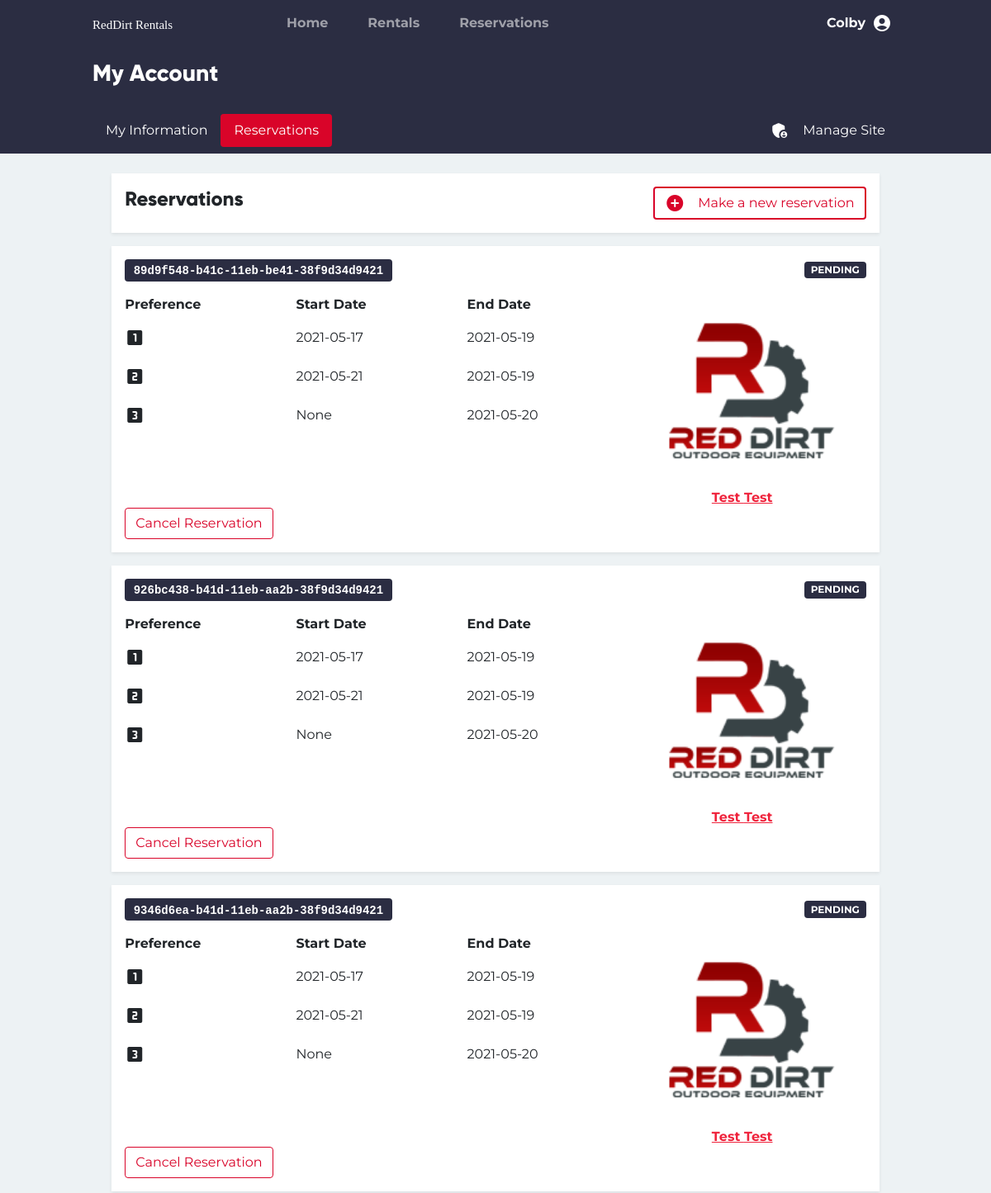
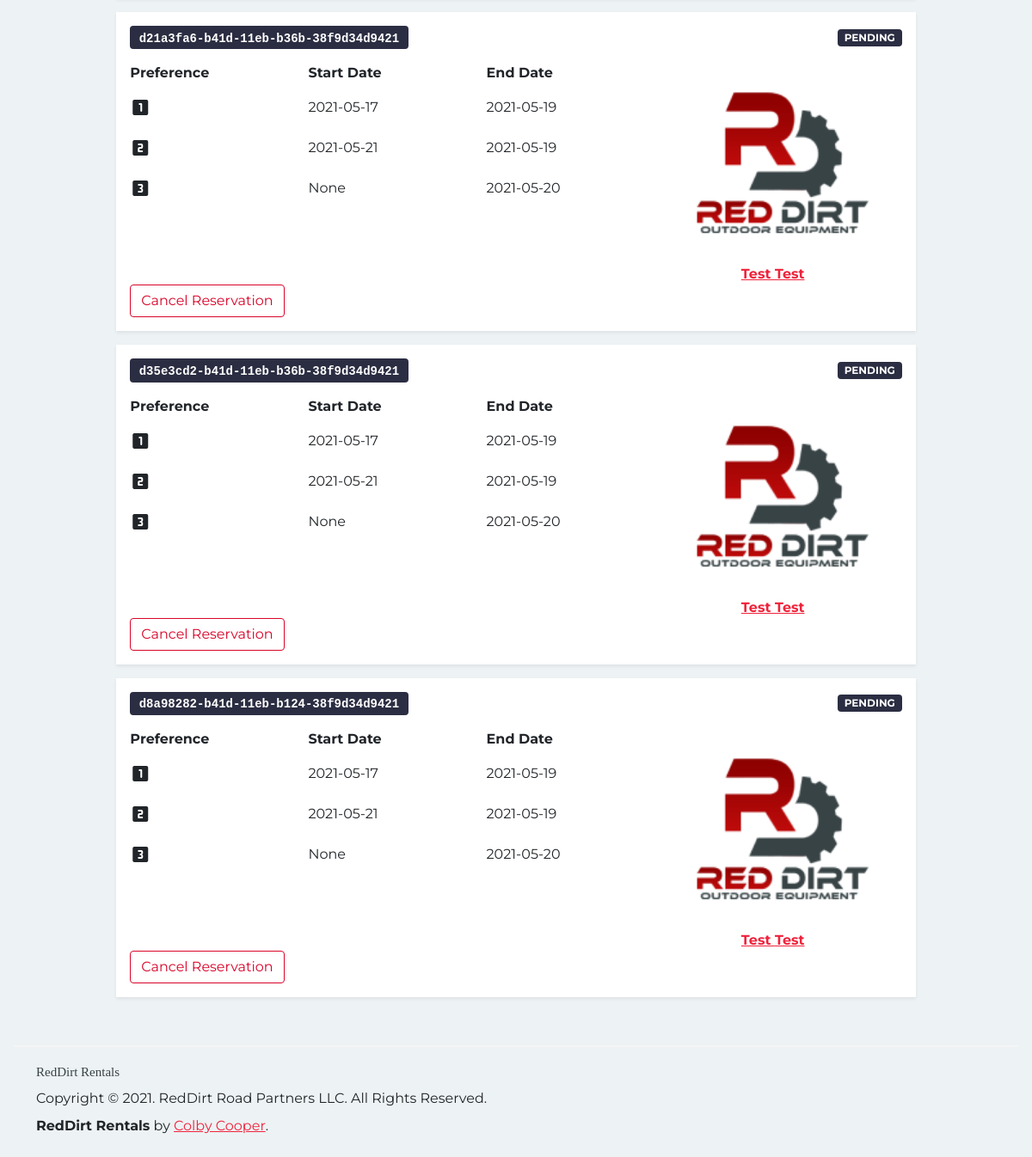
Screenshot of /account/reservations (signed in) with the database file from the repository (2 pictures, top to bottom).
### tables this page shows
CREATE TABLE users (
    id INTEGER PRIMARY KEY AUTOINCREMENT,
    firstname TEXT NOT NULL,
    lastname TEXT NOT NULL,
    phonenumber TEXT NOT NULL,
    email TEXT NOT NULL,
    password BLOB NOT NULL,
    groups TEXT NOT NULL,
    address TEXT NOT NULL,
    city TEXT NOT NULL,
    state TEXT NOT NULL,
    zip TEXT NOT NULL
);

CREATE TABLE reservations (
    id INTEGER PRIMARY KEY AUTOINCREMENT,
    
    confirmation_num TEXT NOT NULL,
    rental_id INT NOT NULL,
    customer_id INT NOT NULL,
    
    pref_start_1 DATE NOT NULL,
    pref_start_2 DATE NOT NULL,
    pref_start_3 DATE NOT NULL,
    pref_end_1 DATE NOT NULL,
    pref_end_2 DATE NOT NULL,
    pref_end_3 DATE NOT NULL,

    status TEXT DEFAULT 'PENDING'
, est_hours TEXT);

CREATE TABLE inventory (
    id INTEGER PRIMARY KEY AUTOINCREMENT,
    category TEXT,
    make TEXT,
    model TEXT,
    fuel_type TEXT,
    horsepower TEXT, 
    deck_size TEXT,
    implements TEXT,
    stock TEXT,
    drive TEXT,
    rate FLOAT,
    image_paths BLOB,
    job_category TEXT,
    price_range TEXT, 
    is_available INTEGER DEFAULT 1,
    available_on DATE,
    rented_by TEXT,
    rent_queue TEXT,
    is_shown INTEGER DEFAULT 1,
    description TEXT,
    features TEXT
);

### rentals_app/account.py (the view)
@account.route('/reservations')
@login_required
def reservations():
    con, cur = helpers.connect_to_db()
    resv_sql = "SELECT * FROM reservations WHERE customer_id = '{}';".format(g.user.userid)
    try:
        reservations = cur.execute(resv_sql).fetchall()
        rental_ids = list()
        for x in reservations:
            rental_ids.append(x[2])
        rentals = dict()
        for id in rental_ids:
            rentals[str(id)] = Rental().find_rental(id)
            rentals[str(id)].image_paths = rentals[str(id)].image_paths[2:len(rentals[str(id)].image_paths)-2]
        return render_template('account/reservations.html', reservations=reservations, rentals=rentals)
    except Exception as ex:
        print(ex)
        raise ex
    finally:
        con.close()

### rentals_app/auth.py (called while the page is built)
@auth.before_app_request
def fetch_current_user():
    userid = session.get('userid')
    if userid is None:
        g.user = None
    else:
        g.user = User.find_user(userid)

def login_required(view):
    @functools.wraps(view)
    def wrapped_view(**kwargs):
        if g.user is None:
            return redirect(url_for('auth.login'))
        if session.get('expire') < datetime.now():
            session.clear()
            flash('We care about your security. Please login again.')
            return redirect(url_for('auth.login'))
        return view(**kwargs)
    return wrapped_view

### rentals_app/helpers.py (called while the page is built)
def connect_to_db():
    con = sqlite3.connect('/Users/colby/RedDirtRentals/database.db')
    return con, con.cursor()

### rentals_app/models/user.py (called while the page is built)
    def find_user(id) -> object:
        con, cur = helpers.connect_to_db()
        sql ="""
        SELECT * FROM users WHERE id='{}'
        """.format(id)
        try:
            db = cur.execute(sql).fetchone()
            con.commit()
            return User(
                userid=db[0],
                firstname=db[1],
                lastname=db[2],
                phonenumber=db[3],
                email=db[4],
                password=db[5],
                groups=db[6],
                address=db[7],
                city=db[8],
                state=db[9],
                zip=db[10]
            )
        except Exception as ex:
            con.rollback()
            raise ex
        finally:
            con.close()

### rentals_app/templates/account/reservations.html (shortened to what this page needs)
{% extends "Base.html" %}
{% block content %}
<div class="container-fluid bg-dark">
    <div class="row">
        <div class="col-md-10 mx-auto">
            <h3 class="text-white py-3 fw-bold">My Account</h3>
        </div>
    </div>
</div>
<div class="container-fluid bg-dark">
    <div class="row">
        <div class="col-md-10 mx-auto my-2">
            <ul class="nav nav-pills"
                id="account_tabs_root">
                <li class="nav-item">
                    <a class="nav-link text-white"
                       aria-current="page"
                       id="tab_switcher_index"
                       href="{{url_for('account.index')}}">My Information</a>
                </li>
                <li class="nav-item">
                    <a class="nav-link text-white bg-info"
                       id="tab_switcher_reservations"
                       href="{{url_for('account.reservations')}}">Reservations</a>
                </li>
                {% if g.user.groups == "admin" %}
                <li class="nav-item ms-auto">
                    <a class="nav-link text-white d-flex flex-row"
                       href="{{url_for('admin.root')}}">
                        <span class="material-icons-round me-3">
                        </span>
                        Manage Site
                    </a>
                </li>
                {% endif %}
            </ul>
        </div>
    </div>
</div>
<div class="container-fluid">
    <div class="row mx-3">
        <div class="col-md-10 mx-auto my-4">
            <div class="p-3 bg-white shadow-sm d-flex flex-row align-items-center">
                <h4 class="card-title flex-grow-1 fw-bold">Reservations</h4>
                <a href="{{url_for('Rentals.all_rentals')}}"
                   class="btn btn-outline-info border-2 border-info d-flex flex-row">
                    <span class="material-icons-round me-3">
                    </span>
                    Make a new reservation
                </a>
            </div>
            {% if reservations %}
            {% for reservation in reservations %}
            <ul class="list-group list-group-flush bg-white shadow-sm my-3">
                <li class="list-group-item py-3">
                    <div class="d-flex flex-column">
                        <div class="d-flex flex-row justify-content-between align-items-center">
                            <p class="badge bg-dark fs-6"><code class="text-white">{{reservation[1]}}</code></p>
                            <p class="badge bg-dark">{{reservation[10]}}
                        </div>
                        <div class="d-flex">
                            <div class="flex-grow-1">
                                <div class="row fw-bold">
                                    <p class="col">Preference</p>
                                    <p class="col">Start Date</p>
                                    <p class="col">End Date</p>
                                </div>
                                <div class="row">
                                    <p class="col">
                                        <span class="material-icons-round">
                                        </span>
                                    </p>
                                    <p class="col">{{reservation[4]}}</p>
                                    <p class="col">{{reservation[5]}}</p>
                                </div>
                                <div class="row">
                                    <p class="col">
                                        <span class="material-icons-round">
                                        </span>
                                    </p>
                                    <p class="col">{{reservation[6]}}</p>
                                    <p class="col">{{reservation[7]}}</p>
                                </div>
                                <div class="row">
                                    <p class="col">
                                        <span class="material-icons-round">
                                        </span>
                                    </p>
                                    <p class="col">{{reservation[8]}}</p>
                                    <p class="col">{{reservation[9]}}</p>
                                </div>
                            </div>
                            <div class="d-flex flex-column align-items-center">
                                {% set rental = rentals['%s' % reservation[2]] %}
                                {% set path = rental['image_paths'] %}
                                <img src="/static/uploads/{{path}}"
                                     class="img-fluid align-self-end"
                                     style="height: auto; width: 300px;">
                                <p class="mb-0 fw-bold">
                                    <a href="{{url_for('Rentals.details', id=reservation[2]) }}">
                                        {{ rental['make'] }} {{ rental['model'] }}
                                    </a>
                                </p>
                            </div>
                        </div>
                    </div>
                    <a href="#"
                       class="btn btn-outline-danger">Cancel Reservation</a>
                </li>
            </ul>
            {% endfor %}
            {% endif %}
        </div>
    </div>
</div>
{% endblock %}

### rentals_app/templates/base.html (shortened to what this page needs)
<!doctype html>
<html lang="en">
<head>
    <link rel="stylesheet"
          href="{{url_for('static', filename='global.css')}}">
</head>
<body class="bg-light">
    <div class="row mx-0 bg-dark">
        <div class="col-md-10 mx-auto">
            <nav class="navbar navbar-expand-lg navbar-dark bg-dark">
                <a href="{{url_for('index.root')}}"
                   class="navbar-brand">
                    <img src="{{ url_for('static', filename='img/logo_white.svg') }}">
                </a>
                <div class="collapse navbar-collapse"
                     id="nav_main">
                    <ul class="navbar-nav w-100">
                        <li class="nav-item mx-3">
                            <a class="nav-link fw-bold {%if url_for(request.endpoint, id=0) == '/'%}active{%endif%}"
                               aria-current="page"
                               href="{{ url_for('index.root') }}">Home</a>
                        </li>
                        <li class="nav-item px-3">
                            <a class="nav-link fw-bold {%if '/rentals/' in url_for(request.endpoint, id=0)%}active{%endif%}"
                               href="{{url_for('Rentals.all_rentals')}}">Rentals</a>
                        </li>
                        <li class="nav-item mx-3 {%if '/account/reservations/' in url_for(request.endpoint, id=0)%}active{%endif%}">
                            <a class="nav-link fw-bold"
                               href="{{url_for('account.reservations', id=None)}}">Reservations</a>
                        </li>
                        {% if g.user != None %}
                        <li class="nav-item dropdown dropdown-dark ms-lg-auto">
                            <a class="nav-link dropdown-toggle d-flex flex-row align-items-center fw-bold {%if '/account' in url_for(request.endpoint, id=0)%}active{%endif%}"
                               href="#"
                               data-bs-toggle="dropdown"
                               aria-expanded="false">
                                <span class="me-2">{{g.user.firstname}}</span>
                                <span class="material-icons-round">
                                </span>
                            </a>
                        </li>
                        {% endif %}
                    </ul>
                </div>
            </nav>
        </div>
    </div>
    {% block content %} {% endblock %}
    <footer class="p-3">
        <div style="border-top: 2px solid whitesmoke;"></div>
        <div class="container mt-3">
            <img src="{{ url_for('static', filename='img/logo_dark.svg') }}"
                 class="img-fluid">
            <p class="mt-2 mb-2">Copyright &copy; 2021. RedDirt Road Partners LLC. All Rights Reserved.</p>
            <p class="mb-2"><strong>RedDirt Rentals</strong> by <a href="mailto:ccooper@reddirtequipment.com">Colby Cooper</a>.</p>
        </div>
    </footer>
</body>
</html>

### rentals_app/templates/base.html (style rules this page uses)
.dropdown-toggle::after { content: none; }

### rows the page displays
users: user.firstname "Colby"
reservations: confirmation_num "89d9f548-b41c-11eb-be41-38f9d34d9421", status "PENDING", pref_start_1 "2021-05-17", pref_start_2 "2021-05-19", pref_start_3 "2021-05-21", pref_end_1 "2021-05-19", pref_end_2 "None", pref_end_3 "2021-05-20"
inventory: make "Test", model "Test"
reservations: confirmation_num "926bc438-b41d-11eb-aa2b-38f9d34d9421", status "PENDING", pref_start_1 "2021-05-17", pref_start_2 "2021-05-19", pref_start_3 "2021-05-21", pref_end_1 "2021-05-19", pref_end_2 "None", pref_end_3 "2021-05-20"
reservations: confirmation_num "9346d6ea-b41d-11eb-aa2b-38f9d34d9421", status "PENDING", pref_start_1 "2021-05-17", pref_start_2 "2021-05-19", pref_start_3 "2021-05-21", pref_end_1 "2021-05-19", pref_end_2 "None", pref_end_3 "2021-05-20"
reservations: confirmation_num "d21a3fa6-b41d-11eb-b36b-38f9d34d9421", status "PENDING", pref_start_1 "2021-05-17", pref_start_2 "2021-05-19", pref_start_3 "2021-05-21", pref_end_1 "2021-05-19", pref_end_2 "None", pref_end_3 "2021-05-20"
reservations: confirmation_num "d35e3cd2-b41d-11eb-b36b-38f9d34d9421", status "PENDING", pref_start_1 "2021-05-17", pref_start_2 "2021-05-19", pref_start_3 "2021-05-21", pref_end_1 "2021-05-19", pref_end_2 "None", pref_end_3 "2021-05-20"
reservations: confirmation_num "d8a98282-b41d-11eb-b124-38f9d34d9421", status "PENDING", pref_start_1 "2021-05-17", pref_start_2 "2021-05-19", pref_start_3 "2021-05-21", pref_end_1 "2021-05-19", pref_end_2 "None", pref_end_3 "2021-05-20"
